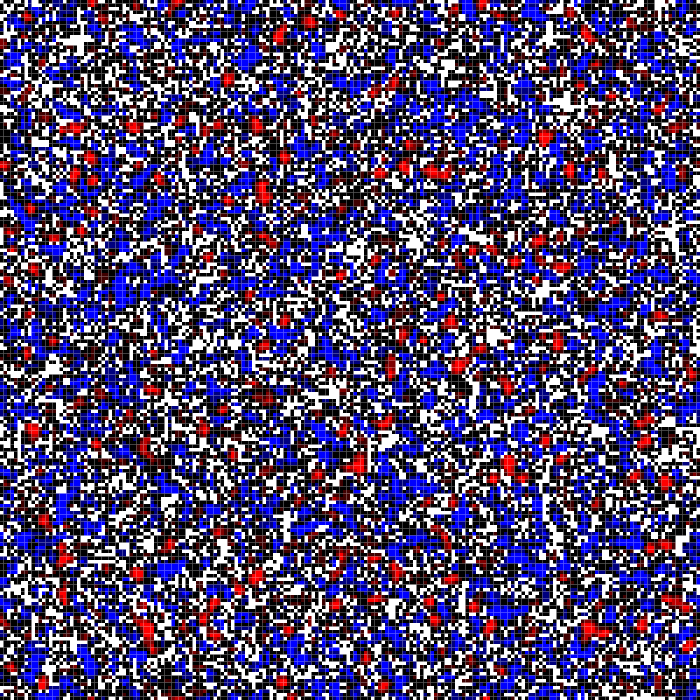
Frame 1 (no input)
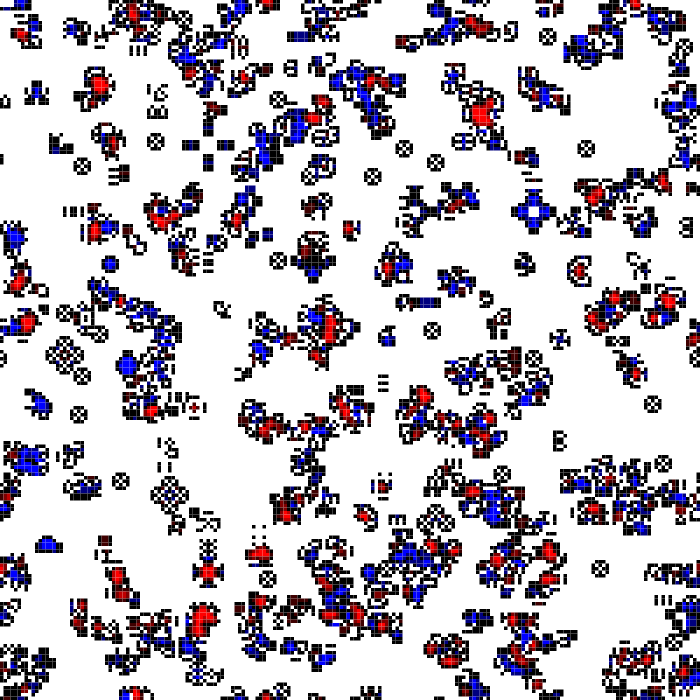
Frame 60 (the mouse pressed at the canvas centre just before this capture)
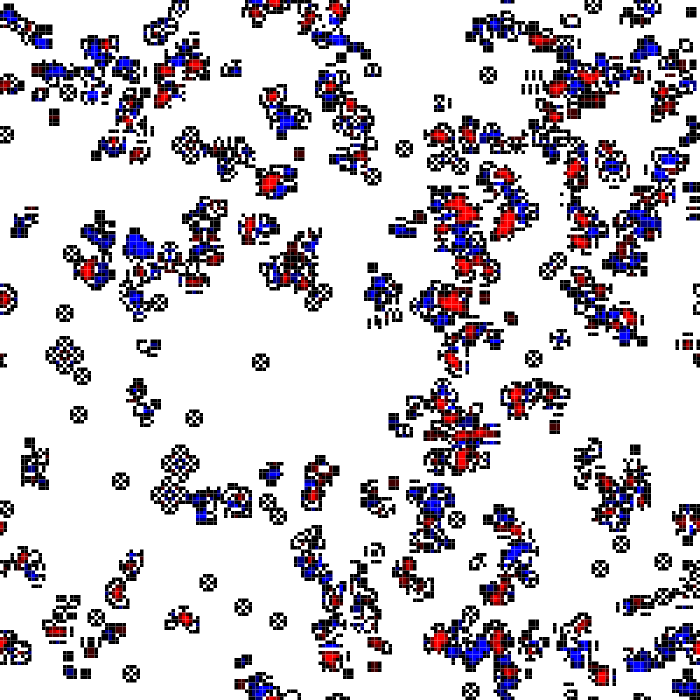
Frame 120 (the mouse held since frame 60 and released just before this capture)

The Processing sketch that drew these frames (run headless with seeded random() and noise(); from frame 60 on, the mouse is pressed at the canvas centre):

// Processing sketch: generative_art_j132
// ── generative_art_j132.pde
int[][] grid;
int[][] newg;
int cols = 200;
int rows  = 200;

IntList B;
IntList S;

void setup() {
  size(700, 700);
  background(255);
  pixelDensity(2);
  noStroke();
  fill(0);
  grid = make2DArray(cols, rows);
  frameRate(10);
  B = new IntList();
  S = new IntList();
  B.append(3);
  S.append(2);
  S.append(3);
  println('B', B, "/S", S);
}

int[][] make2DArray(int cols, int rows) {
  int[][] arr = new int[rows][cols];
  for (int i = 0; i < rows; i++) {
    for (int j = 0; j < cols; j++) {
      if (random(1) < 0.3) {
        arr[i][j] = 1;
      } else {
        arr[i][j] = 0;
      }
    }
  }
  return arr;
}

int diff(int row, int col) {
  int sum = 0;
  for (int i = -1; i < 2; i++) {
    for (int j = -1; j < 2; j++) {
      int x = (col + i + cols) % cols;
      int y = (row + j + rows) % rows;
      sum += grid[y][x];
      sum -= newg[y][x];
    }
  }
  return sum;
}

int neighbors(int row, int col, int[][] grid) {
  int sum = 0;
  for (int i = -1; i < 2; i++) {
    for (int j = -1; j < 2; j++) {
      int x = (col + i + cols) % cols;
      int y = (row + j + rows) % rows;
      sum += grid[y][x];
    }
  }
  sum  -= grid[row][col];
  return sum;
}

boolean brule(int i, int j, int neighbors) {
  for (int b = 0; b < B.size(); b++) {
    if (neighbors == B.get(b) &&  grid[i][j] == 0)
      return true;
  }
  return false;
}

boolean srule(int i, int j, int neighbors) {
  for (int s = 0; s < S.size(); s++) {
    if (neighbors == S.get(s) &&  grid[i][j] == 1)
      return true;
  }
  return false;
}

void update() {
  newg = new int[rows][cols];
  for (int i = 0; i < rows; i++) {
    for (int j = 0; j < cols; j++) {
      int neighbors = neighbors(i, j, grid);   
      if (brule(i, j, neighbors))
        newg[i][j] = 1;
      else if (srule(i, j, neighbors))
        newg[i][j] = 1;
      else
        newg[i][j] = 0;
    }
  }
}

void draw() {
  fill(255, 255);
  update();
  square(0, 0, width);
  float sx = float(width)/cols;
  float sy = float(height)/rows;
  for (int i = 0; i < rows; i++) {
    for (int j = 0; j < cols; j++) {
      int d = diff(i, j);
      if (d < 0) {
        fill(0, 0, map(abs(d), 1, 3, 0, 255));
        rect(j * sx, i * sy, sx, sy);
      } else if (d > 0) {
        fill(map(d, 1, 5, 0, 255), 0, 0);
        rect(j * sx, i * sy, sx, sy);
      }
      //if (newg[i][j] == 1) {
        //fill(0);
        //rect(j * sx, i * sy, sx, sy);
      //}
    }
  }
  grid = newg;
}
